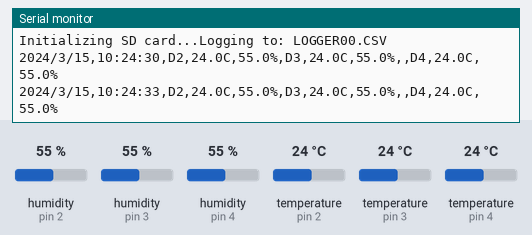
This sketch was run on a simulated Arduino Uno, built with avr-gcc and run on an emulated ATmega328P. Parts: the last lines printed to the serial monitor. The inputs (shaded band) are chosen by the test bench; at power-on: humidity (sensors on pin 2, pin 3, pin 4) 55 %, temperature (sensors on pin 2, pin 3, pin 4) 24 °C. The local clock reads 2024-03-15 10:24:30 at power-on unless the sketch sets it; storage starts empty.

Above: at 3.9 s.
4.0 s: humidity (sensor on pin 2) set to 22 %
At 7.5 s:
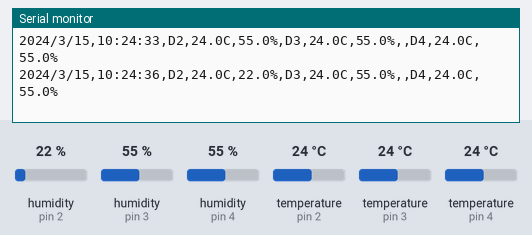
8.0 s: humidity (sensor on pin 3) set to 22 %
At 10.2 s:
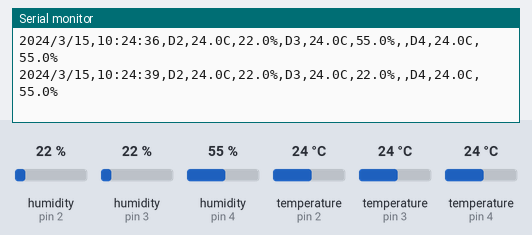
12.0 s: humidity (sensor on pin 4) set to 22 %
At 12.8 s:
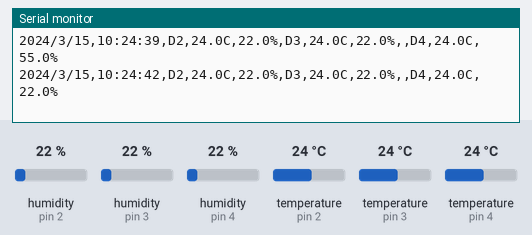
16.0 s: temperature (sensor on pin 2) set to 12 °C
At 19.3 s:
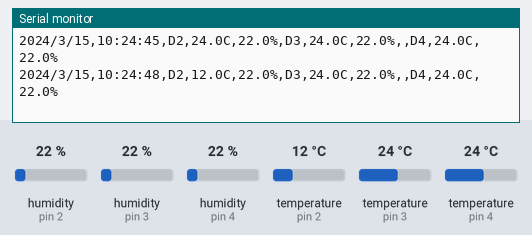
20.0 s: temperature (sensor on pin 3) set to 12 °C
At 23.1 s:
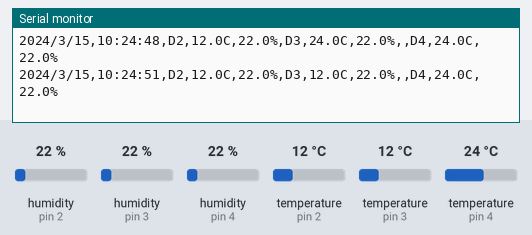
24.0 s: temperature (sensor on pin 4) set to 12 °C
At 25.7 s:
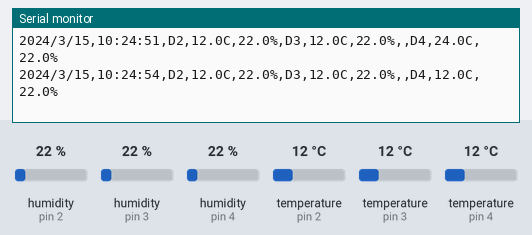
Timing chart, 0 to 27.2 s (numbered marks = the images above; inputs shaded):
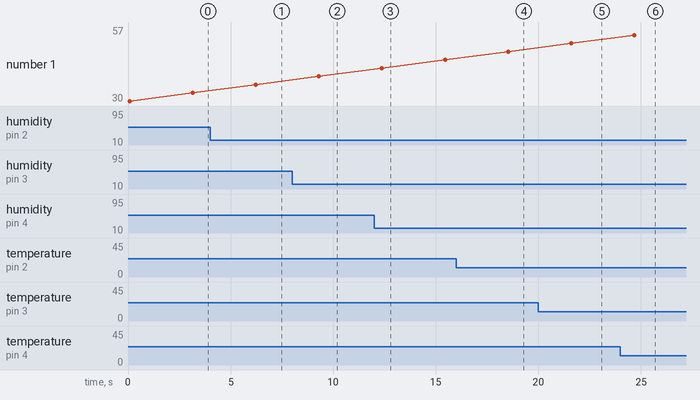

The sketch:

DHTtester-mj.ino
```cpp
// ESP8266 or Arduinio reading multiple DHT (11,21,22) Temperature and Humidity Sensors
// (c) D L Bird 2016

#include "DHT.h"   //https://github.com/adafruit/DHT-sensor-library
#include "RTClib.h"
#include <SPI.h>
#include <SD.h>
#include <Wire.h>

#define DHTTYPE DHT11   // DHT 11
#define LOG_INTERVAL  10000 // mills between entries (reduce to take more/faster data)
#define SYNC_INTERVAL 10000 // mills between calls to flush() - to write data to the card
uint32_t syncTime = 0; // time of last sync()
#define ECHO_TO_SERIAL   1 // echo data to serial port
#define WAIT_TO_START    0 // Wait for serial input in setup()

RTC_DS1307 rtc;
const int chipSelect = 10;
File logfile;

// Create the DHT temperature and humidity sensor object
DHT dht2(2, DHTTYPE);
DHT dht3(3, DHTTYPE);
DHT dht4(4, DHTTYPE);

void setup(void) {
  Serial.begin(115200);
  dht2.begin();
  dht3.begin();
  dht4.begin();
  rtc.begin();


    // initialize the SD card
  Serial.print("Initializing SD card...");


// create a new file
  char filename[] = "LOGGER00.CSV";
  for (uint8_t i = 0; i < 100; i++) {
    filename[6] = i/10 + '0';
    filename[7] = i%10 + '0';
    if (! SD.exists(filename)) {
      // only open a new file if it doesn't exist
      logfile = SD.open(filename, FILE_WRITE);
      break;  // leave the loop!
    }
  }


  Serial.print("Logging to: ");
  Serial.println(filename);

  if (! rtc.isrunning()) {
    Serial.println("RTC is NOT running!");
    // following line sets the RTC to the date & time this sketch was compiled
    rtc.adjust(DateTime(F(__DATE__), F(__TIME__)));
    // This line sets the RTC with an explicit date & time, for example to set
    // January 21, 2014 at 3am you would call:
    }
    //rtc.adjust(DateTime(2020, 4, 1, 3, 34, 0));

}

void loop() {
  // Read DHT temperature and humidity values
  float D2_t = dht2.readTemperature();
  float D2_h = dht2.readHumidity();

  float D3_t = dht3.readTemperature();
  float D3_h = dht3.readHumidity();

  float D4_t = dht4.readTemperature();
  float D4_h = dht4.readHumidity();

  DateTime now = rtc.now();


    logfile.print(now.year(), DEC);
    logfile.print('/');
    logfile.print(now.month(), DEC);
    logfile.print('/');
    logfile.print(now.day(), DEC);
    logfile.print(",");


// write to serial
    Serial.print(now.year(), DEC);
    Serial.print('/');
    Serial.print(now.month(), DEC);
    Serial.print('/');
    Serial.print(now.day(), DEC);
    Serial.print(",");
    //Serial.print(daysOfTheWeek[now.dayOfTheWeek()]);
    //Serial.print(") ");
    Serial.print(now.hour(), DEC);
    Serial.print(':');
    Serial.print(now.minute(), DEC);
    Serial.print(':');
    Serial.print(now.second(), DEC);
//   Serial.print();


 //Full Timestamp Serial.println(String("DateTime::TIMESTAMP_FULL:\t")+time.timestamp(DateTime::TIMESTAMP_FULL));

  Serial.print(",D2,");
  Serial.print(D2_t,1); Serial.print("C,");
  Serial.print(D2_h,1); Serial.print("%");

  Serial.print(",D3,");
  Serial.print(D3_t,1); Serial.print("C,");
  Serial.print(D3_h,1); Serial.print("%,");

  Serial.print(",D4,");
  Serial.print(D4_t,1); Serial.print("C,");
  Serial.print(D4_h,1); Serial.println("%");

  delay(3000);

if ((millis() - syncTime) < SYNC_INTERVAL) return;
  syncTime = millis();

}
```

Measured:
- after the input at 4.0 s, the serial monitor: prints a new line after 2.2 s (image 1)
- after the input at 8.0 s, the serial monitor: prints a new line after 1.3 s (image 2)
- after the input at 12.0 s, the serial monitor: prints a new line after 0.38 s (image 3)
- after the input at 16.0 s, the serial monitor: prints a new line after 2.5 s (image 4)
- after the input at 20.0 s, the serial monitor: prints a new line after 1.6 s (image 5)
- after the input at 24.0 s, the serial monitor: prints a new line after 0.68 s (image 6)
